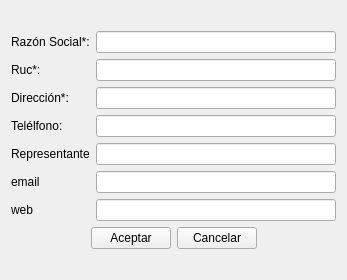
<?xml version="1.0" encoding="UTF-8"?>
<ui version="4.0">
 <class>ui_agregar_empresa</class>
 <widget class="QWidget" name="ui_agregar_empresa">
  <property name="geometry">
   <rect>
    <x>0</x>
    <y>0</y>
    <width>347</width>
    <height>280</height>
   </rect>
  </property>
  <property name="windowTitle">
   <string>Form</string>
  </property>
  <layout class="QGridLayout" name="gridLayout_2">
   <item row="0" column="0">
    <layout class="QGridLayout" name="gridLayout">
     <item row="4" column="0">
      <widget class="QLabel" name="label">
       <property name="text">
        <string>Representante</string>
       </property>
      </widget>
     </item>
     <item row="1" column="1">
      <widget class="QLineEdit" name="lineEdit__ruc"/>
     </item>
     <item row="8" column="0" colspan="2">
      <layout class="QHBoxLayout" name="horizontalLayout">
       <item>
        <spacer name="horizontalSpacer_2">
         <property name="orientation">
          <enum>Qt::Horizontal</enum>
         </property>
         <property name="sizeHint" stdset="0">
          <size>
           <width>40</width>
           <height>20</height>
          </size>
         </property>
        </spacer>
       </item>
       <item>
        <widget class="QPushButton" name="pushButton_accept">
         <property name="text">
          <string>Aceptar</string>
         </property>
        </widget>
       </item>
       <item>
        <widget class="QPushButton" name="pushButton_cancel">
         <property name="text">
          <string>Cancelar</string>
         </property>
        </widget>
       </item>
       <item>
        <spacer name="horizontalSpacer">
         <property name="orientation">
          <enum>Qt::Horizontal</enum>
         </property>
         <property name="sizeHint" stdset="0">
          <size>
           <width>40</width>
           <height>20</height>
          </size>
         </property>
        </spacer>
       </item>
      </layout>
     </item>
     <item row="4" column="1">
      <widget class="QLineEdit" name="lineEdit_representante"/>
     </item>
     <item row="7" column="0">
      <widget class="QLabel" name="label_7">
       <property name="text">
        <string>web</string>
       </property>
      </widget>
     </item>
     <item row="3" column="1">
      <widget class="QLineEdit" name="lineEdit_telefono"/>
     </item>
     <item row="0" column="0">
      <widget class="QLabel" name="label_2">
       <property name="text">
        <string>Razón Social*:</string>
       </property>
      </widget>
     </item>
     <item row="5" column="0">
      <widget class="QLabel" name="label_6">
       <property name="text">
        <string>email</string>
       </property>
      </widget>
     </item>
     <item row="5" column="1">
      <widget class="QLineEdit" name="lineEdit_email"/>
     </item>
     <item row="2" column="1">
      <widget class="QLineEdit" name="lineEdit__direccion"/>
     </item>
     <item row="3" column="0">
      <widget class="QLabel" name="label_5">
       <property name="text">
        <string>Telélfono:</string>
       </property>
      </widget>
     </item>
     <item row="2" column="0">
      <widget class="QLabel" name="label_4">
       <property name="text">
        <string>Dirección*:</string>
       </property>
      </widget>
     </item>
     <item row="7" column="1">
      <widget class="QLineEdit" name="lineEdit_web"/>
     </item>
     <item row="0" column="1">
      <widget class="QLineEdit" name="lineEdit_raz_social"/>
     </item>
     <item row="1" column="0">
      <widget class="QLabel" name="label_3">
       <property name="text">
        <string>Ruc*:</string>
       </property>
      </widget>
     </item>
    </layout>
   </item>
  </layout>
 </widget>
 <tabstops>
  <tabstop>lineEdit_raz_social</tabstop>
  <tabstop>lineEdit__ruc</tabstop>
  <tabstop>lineEdit__direccion</tabstop>
  <tabstop>lineEdit_telefono</tabstop>
  <tabstop>lineEdit_representante</tabstop>
  <tabstop>lineEdit_email</tabstop>
  <tabstop>lineEdit_web</tabstop>
  <tabstop>pushButton_accept</tabstop>
  <tabstop>pushButton_cancel</tabstop>
 </tabstops>
 <resources/>
 <connections/>
</ui>
